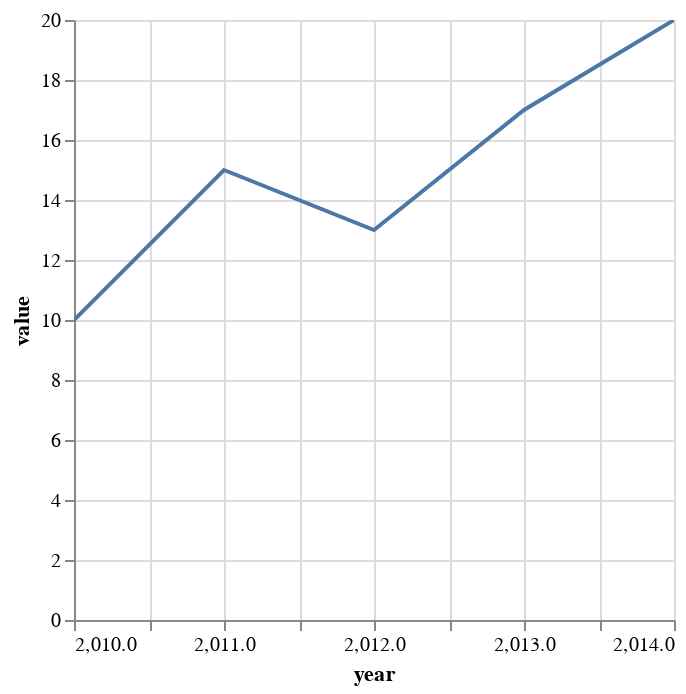

The notebook cell this image was saved under:
### Code cell
data = pd.DataFrame({
    'year': [2010, 2011, 2012, 2013, 2014],
    'value': [10, 15, 13, 17, 20]
})

# Создаем объект Chart и указываем данные
chart = alt.Chart(data)

# Описываем тип графика (линейный) и кодируем данные
chart.mark_line().encode(
    x='year',
    y='value'
).interactive()

### Figure 1 — Vega-Lite specification as saved in the notebook (floating-point values rounded to 4 significant figures)
{"config": {"view": {"continuousWidth": 300, "continuousHeight": 300}}, "data": {"name": "data-a79227451f0adcd16f7f0cfbf33be71c"}, "mark": {"type": "line"}, "encoding": {"x": {"field": "year", "type": "quantitative"}, "y": {"field": "value", "type": "quantitative"}}, "params": [{"name": "param_18", "select": {"type": "interval", "encodings": ["x", "y"]}, "bind": "scales"}], "$schema": "https://vega.github.io/schema/vega-lite/v5.17.0.json", "datasets": {"data-a79227451f0adcd16f7f0cfbf33be71c": [{"year": 2010, "value": 10}, {"year": 2011, "value": 15}, {"year": 2012, "value": 13}, {"year": 2013, "value": 17}, {"year": 2014, "value": 20}]}}
